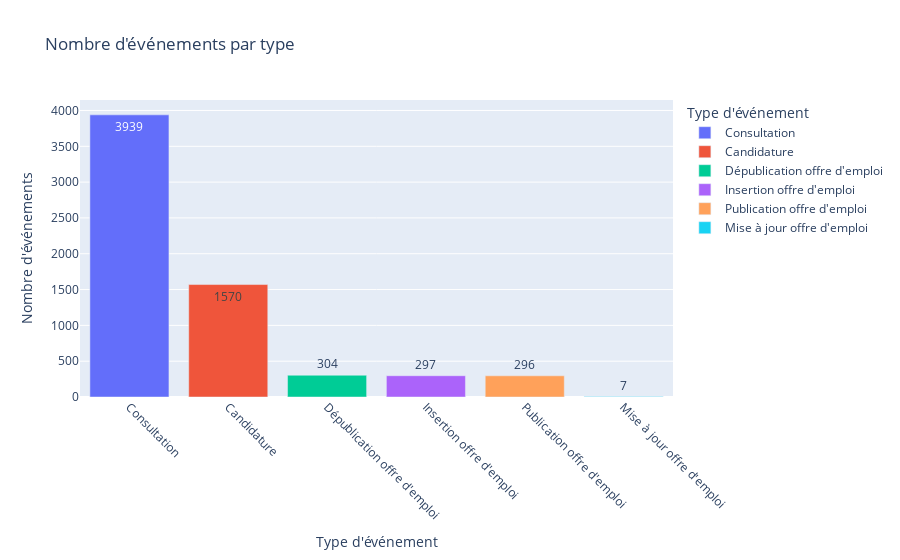

The cell this chart's notebook holds for it:
### Code cell
# Nombre d'événements par type
events_by_type = df['Libellé Événement'].value_counts().reset_index()
events_by_type.columns = ['Type d\'événement', 'Nombre d\'événements']

fig = px.bar(events_by_type, 
             x='Type d\'événement', 
             y='Nombre d\'événements', 
             title='Nombre d\'événements par type', 
             color='Type d\'événement', 
             text='Nombre d\'événements')

fig.update_layout(xaxis_title='Type d\'événement', 
                  yaxis_title='Nombre d\'événements', 
                  xaxis=dict(tickangle=45))
fig.show()

### Figure 1 — Plotly figure (JSON) as saved in the notebook; plotly's stock layout.template omitted (floating-point values rounded to 4 significant figures)
{"data": [{"alignmentgroup": "True", "hovertemplate": "Type d'événement=%{x}<br>Nombre d'événements=%{text}<extra></extra>", "legendgroup": "Consultation", "marker": {"color": "#636efa", "pattern": {"shape": ""}}, "name": "Consultation", "offsetgroup": "Consultation", "orientation": "v", "showlegend": true, "text": [3939], "textposition": "auto", "type": "bar", "x": ["Consultation"], "xaxis": "x", "y": [3939], "yaxis": "y"}, {"alignmentgroup": "True", "hovertemplate": "Type d'événement=%{x}<br>Nombre d'événements=%{text}<extra></extra>", "legendgroup": "Candidature", "marker": {"color": "#EF553B", "pattern": {"shape": ""}}, "name": "Candidature", "offsetgroup": "Candidature", "orientation": "v", "showlegend": true, "text": [1570], "textposition": "auto", "type": "bar", "x": ["Candidature"], "xaxis": "x", "y": [1570], "yaxis": "y"}, {"alignmentgroup": "True", "hovertemplate": "Type d'événement=%{x}<br>Nombre d'événements=%{text}<extra></extra>", "legendgroup": "Dépublication offre d'emploi", "marker": {"color": "#00cc96", "pattern": {"shape": ""}}, "name": "Dépublication offre d'emploi", "offsetgroup": "Dépublication offre d'emploi", "orientation": "v", "showlegend": true, "text": [304], "textposition": "auto", "type": "bar", "x": ["Dépublication offre d'emploi"], "xaxis": "x", "y": [304], "yaxis": "y"}, {"alignmentgroup": "True", "hovertemplate": "Type d'événement=%{x}<br>Nombre d'événements=%{text}<extra></extra>", "legendgroup": "Insertion offre d'emploi", "marker": {"color": "#ab63fa", "pattern": {"shape": ""}}, "name": "Insertion offre d'emploi", "offsetgroup": "Insertion offre d'emploi", "orientation": "v", "showlegend": true, "text": [297], "textposition": "auto", "type": "bar", "x": ["Insertion offre d'emploi"], "xaxis": "x", "y": [297], "yaxis": "y"}, {"alignmentgroup": "True", "hovertemplate": "Type d'événement=%{x}<br>Nombre d'événements=%{text}<extra></extra>", "legendgroup": "Publication offre d'emploi", "marker": {"color": "#FFA15A", "pattern": {"shape": ""}}, "name": "Publication offre d'emploi", "offsetgroup": "Publication offre d'emploi", "orientation": "v", "showlegend": true, "text": [296], "textposition": "auto", "type": "bar", "x": ["Publication offre d'emploi"], "xaxis": "x", "y": [296], "yaxis": "y"}, {"alignmentgroup": "True", "hovertemplate": "Type d'événement=%{x}<br>Nombre d'événements=%{text}<extra></extra>", "legendgroup": "Mise à jour offre d'emploi", "marker": {"color": "#19d3f3", "pattern": {"shape": ""}}, "name": "Mise à jour offre d'emploi", "offsetgroup": "Mise à jour offre d'emploi", "orientation": "v", "showlegend": true, "text": [7], "textposition": "auto", "type": "bar", "x": ["Mise à jour offre d'emploi"], "xaxis": "x", "y": [7], "yaxis": "y"}], "layout": {"barmode": "relative", "legend": {"title": {"text": "Type d'événement"}, "tracegroupgap": 0}, "title": {"text": "Nombre d'événements par type"}, "xaxis": {"anchor": "y", "categoryarray": ["Consultation", "Candidature", "Dépublication offre d'emploi", "Insertion offre d'emploi", "Publication offre d'emploi", "Mise à jour offre d'emploi"], "categoryorder": "array", "domain": [0, 1], "tickangle": 45, "title": {"text": "Type d'événement"}}, "yaxis": {"anchor": "x", "domain": [0, 1], "title": {"text": "Nombre d'événements"}}}}
